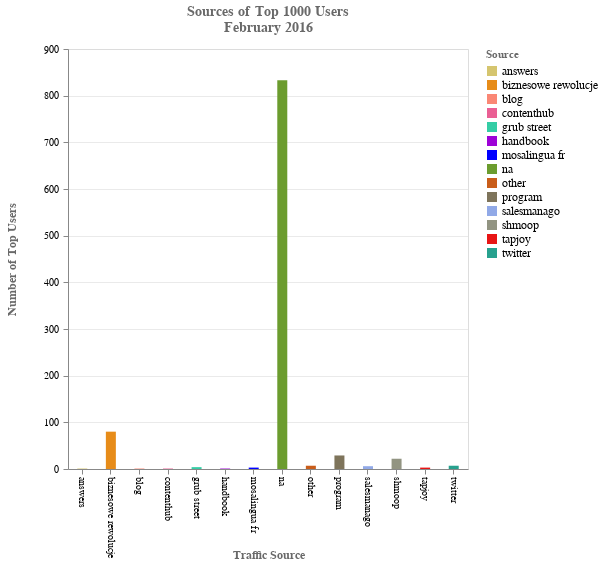

This figure's notebook cell:
### Code cell
# Sources of Top 1000 Users - Bar Chart 
fig6 = alt.Chart(df_top_users_unq).mark_bar(size=10).encode(
    x=alt.X('utmSource:O', axis = alt.Axis(title = 'Traffic Source',labelAngle=90)),
    y=alt.Y('count(utmSource):Q', axis = alt.Axis(title = 'Number of Top Users')),
    color = alt.Color("utmSource:O",legend=alt.Legend(title="Source"), scale=alt.Scale(range=["#d5c56f","#e78c19","#fa8775","#ea5f94","#34cda5","#9d02d7","#0000ff","#6b9c2e","#c95d1a","#7e745b","#91a9e7","#929482","#e81515","#27a18e"])),
    tooltip=[alt.Tooltip('utmSource', title = 'Source'),
             alt.Tooltip('count(utmSource):Q', title = 'Total Users')]
).properties(
    height= 420,
    width = 400 ,title=["Sources of Top 1000 Users", "February 2016"]
)

chart_f = alt.layer(fig6
    ).configure_title(fontSize=14,font='Helvetica Sans', color='dimgrey', dy=-5
    ).configure_legend(labelFontSize=12, titleColor ='dimgray'
    ).configure_axisY(labelPadding=5, titleX=-50, labelFontSize=10,titleFontSize=12, titleColor = 'dimgray', titleFont = 'Helvetica Sans' 
    ).configure_axisX(grid=False,titleY=80,titleFontSize=12, labelFontSize=10, titleColor = 'dimgray', titleFont = 'Helvetica Sans'
    ).configure_axis(gridOpacity = 0.6
    )

chart_f

### Figure 1 — Vega-Lite specification as saved in the notebook (floating-point values rounded to 4 significant figures; data arrays with more than 128 entries replaced by an {"elided": "..."} marker saying what was removed)
{"config": {"view": {"continuousWidth": 400, "continuousHeight": 300}, "axis": {"gridOpacity": 0.6}, "axisX": {"grid": false, "labelFontSize": 10, "titleColor": "dimgray", "titleFont": "Helvetica Sans", "titleFontSize": 12, "titleY": 80}, "axisY": {"labelFontSize": 10, "labelPadding": 5, "titleColor": "dimgray", "titleFont": "Helvetica Sans", "titleFontSize": 12, "titleX": -50}, "legend": {"labelFontSize": 12, "titleColor": "dimgray"}, "title": {"color": "dimgrey", "dy": -5, "font": "Helvetica Sans", "fontSize": 14}}, "layer": [{"mark": {"type": "bar", "size": 10}, "encoding": {"color": {"type": "ordinal", "field": "utmSource", "legend": {"title": "Source"}, "scale": {"range": ["#d5c56f", "#e78c19", "#fa8775", "#ea5f94", "#34cda5", "#9d02d7", "#0000ff", "#6b9c2e", "#c95d1a", "#7e745b", "#91a9e7", "#929482", "#e81515", "#27a18e"]}}, "tooltip": [{"type": "nominal", "field": "utmSource", "title": "Source"}, {"type": "quantitative", "aggregate": "count", "field": "utmSource", "title": "Total Users"}], "x": {"type": "ordinal", "axis": {"labelAngle": 90, "title": "Traffic Source"}, "field": "utmSource"}, "y": {"type": "quantitative", "aggregate": "count", "axis": {"title": "Number of Top Users"}, "field": "utmSource"}}, "height": 420, "title": ["Sources of Top 1000 Users", "February 2016"], "width": 400}], "data": {"name": "data-7a895f3d0709ef4e17574abe2a6dd1cf"}, "$schema": "https://vega.github.io/schema/vega-lite/v4.0.0.json", "datasets": {"data-7a895f3d0709ef4e17574abe2a6dd1cf": {"elided": "998 records"}}}
